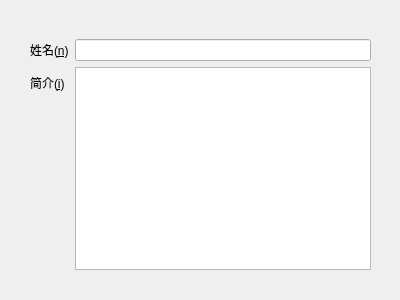
<?xml version="1.0" encoding="UTF-8"?>
<ui version="4.0">
 <class>Dialog</class>
 <widget class="QDialog" name="Dialog">
  <property name="geometry">
   <rect>
    <x>0</x>
    <y>0</y>
    <width>400</width>
    <height>300</height>
   </rect>
  </property>
  <property name="windowTitle">
   <string>关注微信公众号：学点编程吧-编辑伙伴</string>
  </property>
  <widget class="QWidget" name="formLayoutWidget">
   <property name="geometry">
    <rect>
     <x>30</x>
     <y>39</y>
     <width>341</width>
     <height>231</height>
    </rect>
   </property>
   <layout class="QFormLayout" name="formLayout">
    <item row="1" column="1">
     <widget class="QLineEdit" name="lineEdit"/>
    </item>
    <item row="1" column="0">
     <widget class="QLabel" name="label">
      <property name="text">
       <string>姓名(&amp;n)</string>
      </property>
      <property name="buddy">
       <cstring>lineEdit</cstring>
      </property>
     </widget>
    </item>
    <item row="2" column="0">
     <widget class="QLabel" name="label_2">
      <property name="text">
       <string>简介(&amp;i)</string>
      </property>
      <property name="buddy">
       <cstring>textEdit</cstring>
      </property>
     </widget>
    </item>
    <item row="2" column="1">
     <widget class="QTextEdit" name="textEdit"/>
    </item>
   </layout>
  </widget>
 </widget>
 <resources/>
 <connections/>
</ui>
